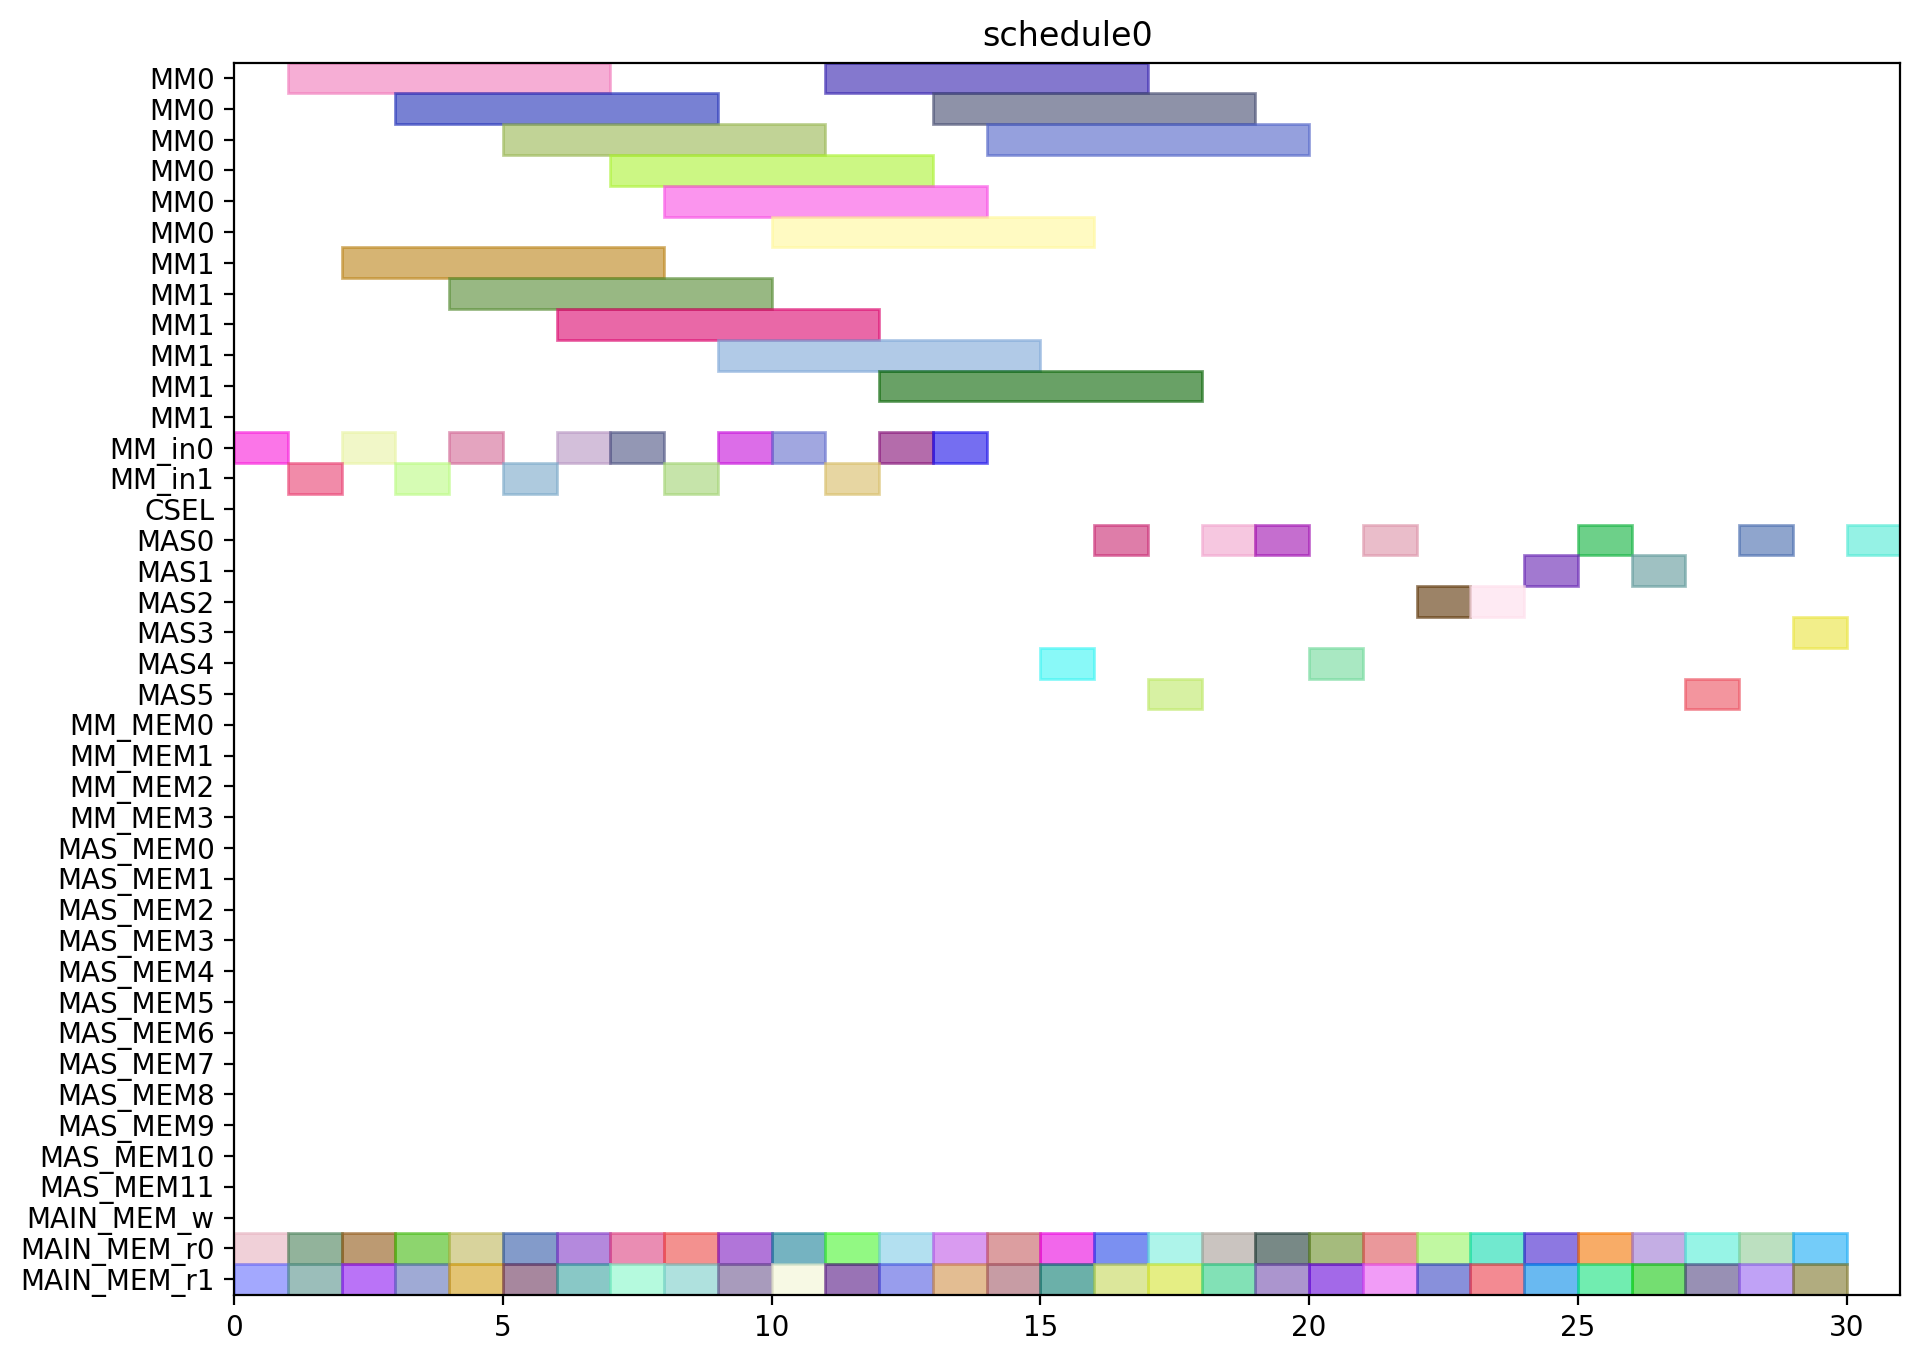

Write the Python code that produced this figure.
from pyschedule import Scenario, solvers, plotters, alt


def solve():
	horizon = 120
	S = Scenario("schedule0", horizon=horizon)

	# resource
	MM = S.Resources('MM', num=2, size=6)
	MM_in = S.Resources('MM_in', num=2)
	CSEL = S.Resource('CSEL')
	MAS = S.Resources('MAS', num=6, size=1, periods=range(1, horizon))
	MM_MEM = S.Resources('MM_MEM', num=4)
	MAS_MEM = S.Resources('MAS_MEM', num=12)
	MAIN_MEM_w = S.Resource('MAIN_MEM_w', size=1)
	MAIN_MEM_r = S.Resources('MAIN_MEM_r', num=2)

	# result of previous scheduling

	# new tasks
	t1_t0 = S.Task('t1_t0', length=6, delay_cost=1)
	t1_t0 += alt(MM)
	t1_t0_in = S.Task('t1_t0_in', length=1, delay_cost=1)
	t1_t0_in += alt(MM_in)
	S += t1_t0_in*MM_in[0]<=t1_t0*MM[0]
	S += t1_t0_in*MM_in[1]<=t1_t0*MM[1]
	t1_t0_mem0 = S.Task('t1_t0_mem0', length=1, delay_cost=1)
	t1_t0_mem0 += MAIN_MEM_r[0]
	S += t1_t0_mem0 <= t1_t0

	t1_t0_mem1 = S.Task('t1_t0_mem1', length=1, delay_cost=1)
	t1_t0_mem1 += MAIN_MEM_r[1]
	S += t1_t0_mem1 <= t1_t0

	t1_t1 = S.Task('t1_t1', length=6, delay_cost=1)
	t1_t1 += alt(MM)
	t1_t1_in = S.Task('t1_t1_in', length=1, delay_cost=1)
	t1_t1_in += alt(MM_in)
	S += t1_t1_in*MM_in[0]<=t1_t1*MM[0]
	S += t1_t1_in*MM_in[1]<=t1_t1*MM[1]
	t1_t1_mem0 = S.Task('t1_t1_mem0', length=1, delay_cost=1)
	t1_t1_mem0 += MAIN_MEM_r[0]
	S += t1_t1_mem0 <= t1_t1

	t1_t1_mem1 = S.Task('t1_t1_mem1', length=1, delay_cost=1)
	t1_t1_mem1 += MAIN_MEM_r[1]
	S += t1_t1_mem1 <= t1_t1

	t1_t2 = S.Task('t1_t2', length=1, delay_cost=1)
	t1_t2 += alt(MAS)
	t1_t2_mem0 = S.Task('t1_t2_mem0', length=1, delay_cost=1)
	t1_t2_mem0 += MAIN_MEM_r[0]
	S += t1_t2_mem0 <= t1_t2

	t1_t2_mem1 = S.Task('t1_t2_mem1', length=1, delay_cost=1)
	t1_t2_mem1 += MAIN_MEM_r[1]
	S += t1_t2_mem1 <= t1_t2

	t1_t3 = S.Task('t1_t3', length=1, delay_cost=1)
	t1_t3 += alt(MAS)
	t1_t3_mem0 = S.Task('t1_t3_mem0', length=1, delay_cost=1)
	t1_t3_mem0 += MAIN_MEM_r[0]
	S += t1_t3_mem0 <= t1_t3

	t1_t3_mem1 = S.Task('t1_t3_mem1', length=1, delay_cost=1)
	t1_t3_mem1 += MAIN_MEM_r[1]
	S += t1_t3_mem1 <= t1_t3

	t2_t0 = S.Task('t2_t0', length=6, delay_cost=1)
	t2_t0 += alt(MM)
	t2_t0_in = S.Task('t2_t0_in', length=1, delay_cost=1)
	t2_t0_in += alt(MM_in)
	S += t2_t0_in*MM_in[0]<=t2_t0*MM[0]
	S += t2_t0_in*MM_in[1]<=t2_t0*MM[1]
	t2_t0_mem0 = S.Task('t2_t0_mem0', length=1, delay_cost=1)
	t2_t0_mem0 += MAIN_MEM_r[0]
	S += t2_t0_mem0 <= t2_t0

	t2_t0_mem1 = S.Task('t2_t0_mem1', length=1, delay_cost=1)
	t2_t0_mem1 += MAIN_MEM_r[1]
	S += t2_t0_mem1 <= t2_t0

	t2_t1 = S.Task('t2_t1', length=6, delay_cost=1)
	t2_t1 += alt(MM)
	t2_t1_in = S.Task('t2_t1_in', length=1, delay_cost=1)
	t2_t1_in += alt(MM_in)
	S += t2_t1_in*MM_in[0]<=t2_t1*MM[0]
	S += t2_t1_in*MM_in[1]<=t2_t1*MM[1]
	t2_t1_mem0 = S.Task('t2_t1_mem0', length=1, delay_cost=1)
	t2_t1_mem0 += MAIN_MEM_r[0]
	S += t2_t1_mem0 <= t2_t1

	t2_t1_mem1 = S.Task('t2_t1_mem1', length=1, delay_cost=1)
	t2_t1_mem1 += MAIN_MEM_r[1]
	S += t2_t1_mem1 <= t2_t1

	t2_t2 = S.Task('t2_t2', length=1, delay_cost=1)
	t2_t2 += alt(MAS)
	t2_t2_mem0 = S.Task('t2_t2_mem0', length=1, delay_cost=1)
	t2_t2_mem0 += MAIN_MEM_r[0]
	S += t2_t2_mem0 <= t2_t2

	t2_t2_mem1 = S.Task('t2_t2_mem1', length=1, delay_cost=1)
	t2_t2_mem1 += MAIN_MEM_r[1]
	S += t2_t2_mem1 <= t2_t2

	t2_t3 = S.Task('t2_t3', length=1, delay_cost=1)
	t2_t3 += alt(MAS)
	t2_t3_mem0 = S.Task('t2_t3_mem0', length=1, delay_cost=1)
	t2_t3_mem0 += MAIN_MEM_r[0]
	S += t2_t3_mem0 <= t2_t3

	t2_t3_mem1 = S.Task('t2_t3_mem1', length=1, delay_cost=1)
	t2_t3_mem1 += MAIN_MEM_r[1]
	S += t2_t3_mem1 <= t2_t3

	t0_t0 = S.Task('t0_t0', length=6, delay_cost=1)
	t0_t0 += alt(MM)
	t0_t0_in = S.Task('t0_t0_in', length=1, delay_cost=1)
	t0_t0_in += alt(MM_in)
	S += t0_t0_in*MM_in[0]<=t0_t0*MM[0]
	S += t0_t0_in*MM_in[1]<=t0_t0*MM[1]
	t0_t0_mem0 = S.Task('t0_t0_mem0', length=1, delay_cost=1)
	t0_t0_mem0 += MAIN_MEM_r[0]
	S += t0_t0_mem0 <= t0_t0

	t0_t0_mem1 = S.Task('t0_t0_mem1', length=1, delay_cost=1)
	t0_t0_mem1 += MAIN_MEM_r[1]
	S += t0_t0_mem1 <= t0_t0

	t0_t1 = S.Task('t0_t1', length=6, delay_cost=1)
	t0_t1 += alt(MM)
	t0_t1_in = S.Task('t0_t1_in', length=1, delay_cost=1)
	t0_t1_in += alt(MM_in)
	S += t0_t1_in*MM_in[0]<=t0_t1*MM[0]
	S += t0_t1_in*MM_in[1]<=t0_t1*MM[1]
	t0_t1_mem0 = S.Task('t0_t1_mem0', length=1, delay_cost=1)
	t0_t1_mem0 += MAIN_MEM_r[0]
	S += t0_t1_mem0 <= t0_t1

	t0_t1_mem1 = S.Task('t0_t1_mem1', length=1, delay_cost=1)
	t0_t1_mem1 += MAIN_MEM_r[1]
	S += t0_t1_mem1 <= t0_t1

	t0_t2 = S.Task('t0_t2', length=1, delay_cost=1)
	t0_t2 += alt(MAS)
	t0_t2_mem0 = S.Task('t0_t2_mem0', length=1, delay_cost=1)
	t0_t2_mem0 += MAIN_MEM_r[0]
	S += t0_t2_mem0 <= t0_t2

	t0_t2_mem1 = S.Task('t0_t2_mem1', length=1, delay_cost=1)
	t0_t2_mem1 += MAIN_MEM_r[1]
	S += t0_t2_mem1 <= t0_t2

	t0_t3 = S.Task('t0_t3', length=1, delay_cost=1)
	t0_t3 += alt(MAS)
	t0_t3_mem0 = S.Task('t0_t3_mem0', length=1, delay_cost=1)
	t0_t3_mem0 += MAIN_MEM_r[0]
	S += t0_t3_mem0 <= t0_t3

	t0_t3_mem1 = S.Task('t0_t3_mem1', length=1, delay_cost=1)
	t0_t3_mem1 += MAIN_MEM_r[1]
	S += t0_t3_mem1 <= t0_t3

	t4_t0_t0 = S.Task('t4_t0_t0', length=6, delay_cost=1)
	t4_t0_t0 += alt(MM)
	t4_t0_t0_in = S.Task('t4_t0_t0_in', length=1, delay_cost=1)
	t4_t0_t0_in += alt(MM_in)
	S += t4_t0_t0_in*MM_in[0]<=t4_t0_t0*MM[0]
	S += t4_t0_t0_in*MM_in[1]<=t4_t0_t0*MM[1]
	t4_t0_t0_mem0 = S.Task('t4_t0_t0_mem0', length=1, delay_cost=1)
	t4_t0_t0_mem0 += MAIN_MEM_r[0]
	S += t4_t0_t0_mem0 <= t4_t0_t0

	t4_t0_t0_mem1 = S.Task('t4_t0_t0_mem1', length=1, delay_cost=1)
	t4_t0_t0_mem1 += MAIN_MEM_r[1]
	S += t4_t0_t0_mem1 <= t4_t0_t0

	t4_t0_t1 = S.Task('t4_t0_t1', length=6, delay_cost=1)
	t4_t0_t1 += alt(MM)
	t4_t0_t1_in = S.Task('t4_t0_t1_in', length=1, delay_cost=1)
	t4_t0_t1_in += alt(MM_in)
	S += t4_t0_t1_in*MM_in[0]<=t4_t0_t1*MM[0]
	S += t4_t0_t1_in*MM_in[1]<=t4_t0_t1*MM[1]
	t4_t0_t1_mem0 = S.Task('t4_t0_t1_mem0', length=1, delay_cost=1)
	t4_t0_t1_mem0 += MAIN_MEM_r[0]
	S += t4_t0_t1_mem0 <= t4_t0_t1

	t4_t0_t1_mem1 = S.Task('t4_t0_t1_mem1', length=1, delay_cost=1)
	t4_t0_t1_mem1 += MAIN_MEM_r[1]
	S += t4_t0_t1_mem1 <= t4_t0_t1

	t4_t0_t2 = S.Task('t4_t0_t2', length=1, delay_cost=1)
	t4_t0_t2 += alt(MAS)
	t4_t0_t2_mem0 = S.Task('t4_t0_t2_mem0', length=1, delay_cost=1)
	t4_t0_t2_mem0 += MAIN_MEM_r[0]
	S += t4_t0_t2_mem0 <= t4_t0_t2

	t4_t0_t2_mem1 = S.Task('t4_t0_t2_mem1', length=1, delay_cost=1)
	t4_t0_t2_mem1 += MAIN_MEM_r[1]
	S += t4_t0_t2_mem1 <= t4_t0_t2

	t4_t0_t3 = S.Task('t4_t0_t3', length=1, delay_cost=1)
	t4_t0_t3 += alt(MAS)
	t4_t0_t3_mem0 = S.Task('t4_t0_t3_mem0', length=1, delay_cost=1)
	t4_t0_t3_mem0 += MAIN_MEM_r[0]
	S += t4_t0_t3_mem0 <= t4_t0_t3

	t4_t0_t3_mem1 = S.Task('t4_t0_t3_mem1', length=1, delay_cost=1)
	t4_t0_t3_mem1 += MAIN_MEM_r[1]
	S += t4_t0_t3_mem1 <= t4_t0_t3

	t4_t1_t0 = S.Task('t4_t1_t0', length=6, delay_cost=1)
	t4_t1_t0 += alt(MM)
	t4_t1_t0_in = S.Task('t4_t1_t0_in', length=1, delay_cost=1)
	t4_t1_t0_in += alt(MM_in)
	S += t4_t1_t0_in*MM_in[0]<=t4_t1_t0*MM[0]
	S += t4_t1_t0_in*MM_in[1]<=t4_t1_t0*MM[1]
	t4_t1_t0_mem0 = S.Task('t4_t1_t0_mem0', length=1, delay_cost=1)
	t4_t1_t0_mem0 += MAIN_MEM_r[0]
	S += t4_t1_t0_mem0 <= t4_t1_t0

	t4_t1_t0_mem1 = S.Task('t4_t1_t0_mem1', length=1, delay_cost=1)
	t4_t1_t0_mem1 += MAIN_MEM_r[1]
	S += t4_t1_t0_mem1 <= t4_t1_t0

	t4_t1_t1 = S.Task('t4_t1_t1', length=6, delay_cost=1)
	t4_t1_t1 += alt(MM)
	t4_t1_t1_in = S.Task('t4_t1_t1_in', length=1, delay_cost=1)
	t4_t1_t1_in += alt(MM_in)
	S += t4_t1_t1_in*MM_in[0]<=t4_t1_t1*MM[0]
	S += t4_t1_t1_in*MM_in[1]<=t4_t1_t1*MM[1]
	t4_t1_t1_mem0 = S.Task('t4_t1_t1_mem0', length=1, delay_cost=1)
	t4_t1_t1_mem0 += MAIN_MEM_r[0]
	S += t4_t1_t1_mem0 <= t4_t1_t1

	t4_t1_t1_mem1 = S.Task('t4_t1_t1_mem1', length=1, delay_cost=1)
	t4_t1_t1_mem1 += MAIN_MEM_r[1]
	S += t4_t1_t1_mem1 <= t4_t1_t1

	t4_t1_t2 = S.Task('t4_t1_t2', length=1, delay_cost=1)
	t4_t1_t2 += alt(MAS)
	t4_t1_t2_mem0 = S.Task('t4_t1_t2_mem0', length=1, delay_cost=1)
	t4_t1_t2_mem0 += MAIN_MEM_r[0]
	S += t4_t1_t2_mem0 <= t4_t1_t2

	t4_t1_t2_mem1 = S.Task('t4_t1_t2_mem1', length=1, delay_cost=1)
	t4_t1_t2_mem1 += MAIN_MEM_r[1]
	S += t4_t1_t2_mem1 <= t4_t1_t2

	t4_t1_t3 = S.Task('t4_t1_t3', length=1, delay_cost=1)
	t4_t1_t3 += alt(MAS)
	t4_t1_t3_mem0 = S.Task('t4_t1_t3_mem0', length=1, delay_cost=1)
	t4_t1_t3_mem0 += MAIN_MEM_r[0]
	S += t4_t1_t3_mem0 <= t4_t1_t3

	t4_t1_t3_mem1 = S.Task('t4_t1_t3_mem1', length=1, delay_cost=1)
	t4_t1_t3_mem1 += MAIN_MEM_r[1]
	S += t4_t1_t3_mem1 <= t4_t1_t3

	t4_t2_t0 = S.Task('t4_t2_t0', length=6, delay_cost=1)
	t4_t2_t0 += alt(MM)
	t4_t2_t0_in = S.Task('t4_t2_t0_in', length=1, delay_cost=1)
	t4_t2_t0_in += alt(MM_in)
	S += t4_t2_t0_in*MM_in[0]<=t4_t2_t0*MM[0]
	S += t4_t2_t0_in*MM_in[1]<=t4_t2_t0*MM[1]
	t4_t2_t0_mem0 = S.Task('t4_t2_t0_mem0', length=1, delay_cost=1)
	t4_t2_t0_mem0 += MAIN_MEM_r[0]
	S += t4_t2_t0_mem0 <= t4_t2_t0

	t4_t2_t0_mem1 = S.Task('t4_t2_t0_mem1', length=1, delay_cost=1)
	t4_t2_t0_mem1 += MAIN_MEM_r[1]
	S += t4_t2_t0_mem1 <= t4_t2_t0

	t4_t2_t1 = S.Task('t4_t2_t1', length=6, delay_cost=1)
	t4_t2_t1 += alt(MM)
	t4_t2_t1_in = S.Task('t4_t2_t1_in', length=1, delay_cost=1)
	t4_t2_t1_in += alt(MM_in)
	S += t4_t2_t1_in*MM_in[0]<=t4_t2_t1*MM[0]
	S += t4_t2_t1_in*MM_in[1]<=t4_t2_t1*MM[1]
	t4_t2_t1_mem0 = S.Task('t4_t2_t1_mem0', length=1, delay_cost=1)
	t4_t2_t1_mem0 += MAIN_MEM_r[0]
	S += t4_t2_t1_mem0 <= t4_t2_t1

	t4_t2_t1_mem1 = S.Task('t4_t2_t1_mem1', length=1, delay_cost=1)
	t4_t2_t1_mem1 += MAIN_MEM_r[1]
	S += t4_t2_t1_mem1 <= t4_t2_t1

	t4_t2_t2 = S.Task('t4_t2_t2', length=1, delay_cost=1)
	t4_t2_t2 += alt(MAS)
	t4_t2_t2_mem0 = S.Task('t4_t2_t2_mem0', length=1, delay_cost=1)
	t4_t2_t2_mem0 += MAIN_MEM_r[0]
	S += t4_t2_t2_mem0 <= t4_t2_t2

	t4_t2_t2_mem1 = S.Task('t4_t2_t2_mem1', length=1, delay_cost=1)
	t4_t2_t2_mem1 += MAIN_MEM_r[1]
	S += t4_t2_t2_mem1 <= t4_t2_t2

	t4_t2_t3 = S.Task('t4_t2_t3', length=1, delay_cost=1)
	t4_t2_t3 += alt(MAS)
	t4_t2_t3_mem0 = S.Task('t4_t2_t3_mem0', length=1, delay_cost=1)
	t4_t2_t3_mem0 += MAIN_MEM_r[0]
	S += t4_t2_t3_mem0 <= t4_t2_t3

	t4_t2_t3_mem1 = S.Task('t4_t2_t3_mem1', length=1, delay_cost=1)
	t4_t2_t3_mem1 += MAIN_MEM_r[1]
	S += t4_t2_t3_mem1 <= t4_t2_t3

	t4_t40 = S.Task('t4_t40', length=1, delay_cost=1)
	t4_t40 += alt(MAS)
	t4_t40_mem0 = S.Task('t4_t40_mem0', length=1, delay_cost=1)
	t4_t40_mem0 += MAIN_MEM_r[0]
	S += t4_t40_mem0 <= t4_t40

	t4_t40_mem1 = S.Task('t4_t40_mem1', length=1, delay_cost=1)
	t4_t40_mem1 += MAIN_MEM_r[1]
	S += t4_t40_mem1 <= t4_t40

	t4_t41 = S.Task('t4_t41', length=1, delay_cost=1)
	t4_t41 += alt(MAS)
	t4_t41_mem0 = S.Task('t4_t41_mem0', length=1, delay_cost=1)
	t4_t41_mem0 += MAIN_MEM_r[0]
	S += t4_t41_mem0 <= t4_t41

	t4_t41_mem1 = S.Task('t4_t41_mem1', length=1, delay_cost=1)
	t4_t41_mem1 += MAIN_MEM_r[1]
	S += t4_t41_mem1 <= t4_t41

	t4_t50 = S.Task('t4_t50', length=1, delay_cost=1)
	t4_t50 += alt(MAS)
	t4_t50_mem0 = S.Task('t4_t50_mem0', length=1, delay_cost=1)
	t4_t50_mem0 += MAIN_MEM_r[0]
	S += t4_t50_mem0 <= t4_t50

	t4_t50_mem1 = S.Task('t4_t50_mem1', length=1, delay_cost=1)
	t4_t50_mem1 += MAIN_MEM_r[1]
	S += t4_t50_mem1 <= t4_t50

	t4_t51 = S.Task('t4_t51', length=1, delay_cost=1)
	t4_t51 += alt(MAS)
	t4_t51_mem0 = S.Task('t4_t51_mem0', length=1, delay_cost=1)
	t4_t51_mem0 += MAIN_MEM_r[0]
	S += t4_t51_mem0 <= t4_t51

	t4_t51_mem1 = S.Task('t4_t51_mem1', length=1, delay_cost=1)
	t4_t51_mem1 += MAIN_MEM_r[1]
	S += t4_t51_mem1 <= t4_t51

	t4_t8_t0 = S.Task('t4_t8_t0', length=6, delay_cost=1)
	t4_t8_t0 += alt(MM)
	t4_t8_t0_in = S.Task('t4_t8_t0_in', length=1, delay_cost=1)
	t4_t8_t0_in += alt(MM_in)
	S += t4_t8_t0_in*MM_in[0]<=t4_t8_t0*MM[0]
	S += t4_t8_t0_in*MM_in[1]<=t4_t8_t0*MM[1]
	t4_t8_t0_mem0 = S.Task('t4_t8_t0_mem0', length=1, delay_cost=1)
	t4_t8_t0_mem0 += MAIN_MEM_r[0]
	S += t4_t8_t0_mem0 <= t4_t8_t0

	t4_t8_t0_mem1 = S.Task('t4_t8_t0_mem1', length=1, delay_cost=1)
	t4_t8_t0_mem1 += MAIN_MEM_r[1]
	S += t4_t8_t0_mem1 <= t4_t8_t0

	t4_t8_t1 = S.Task('t4_t8_t1', length=6, delay_cost=1)
	t4_t8_t1 += alt(MM)
	t4_t8_t1_in = S.Task('t4_t8_t1_in', length=1, delay_cost=1)
	t4_t8_t1_in += alt(MM_in)
	S += t4_t8_t1_in*MM_in[0]<=t4_t8_t1*MM[0]
	S += t4_t8_t1_in*MM_in[1]<=t4_t8_t1*MM[1]
	t4_t8_t1_mem0 = S.Task('t4_t8_t1_mem0', length=1, delay_cost=1)
	t4_t8_t1_mem0 += MAIN_MEM_r[0]
	S += t4_t8_t1_mem0 <= t4_t8_t1

	t4_t8_t1_mem1 = S.Task('t4_t8_t1_mem1', length=1, delay_cost=1)
	t4_t8_t1_mem1 += MAIN_MEM_r[1]
	S += t4_t8_t1_mem1 <= t4_t8_t1

	solvers.mip.solve(S,msg=1,kind='CPLEX',ratio_gap=1.01)

	solution = [['hoge']*len(S.solution()[1]) for i in range(len(S.solution()))]
	for i in range(len(S.solution())):
		for j in range(len(S.solution()[i])):
			solution[i][j]=str(S.solution()[i][j])
	print(solution)

	cycles = int(solution[-1][3])

	pic_file_name = "/home/mfukuda/ABE/multiRAM_multiMAS_16mux/scheduling_result/stage6MM2_stage1MAS6/SPARSE/schedule0.png"
	if(S.solution() != []):
		plotters.matplotlib.plot(S,img_filename=pic_file_name, show_task_labels=False, fig_size=(cycles*0.25+3, 8))

	return solution
